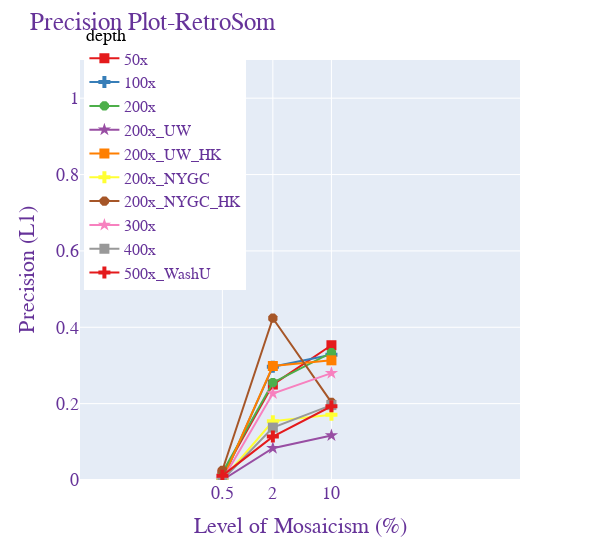
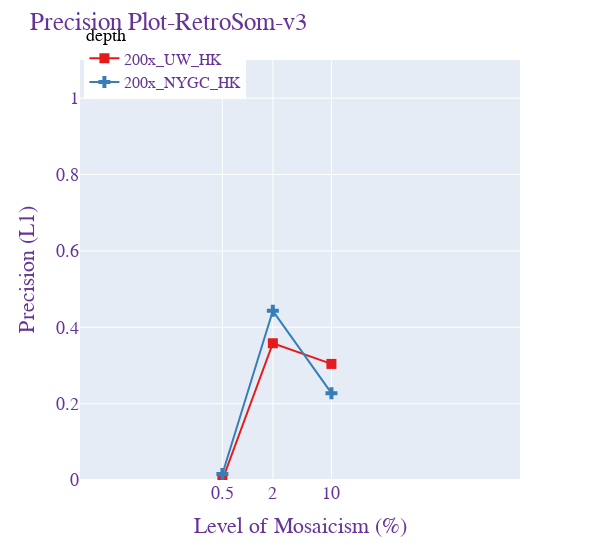

Write notebook code for charts like these, in order.
### Code cell
for tool, teClass in figureCombinations:
    temp_result = resultDF[(resultDF['toolName'] == tool) & (resultDF['teClass'] == teClass) & (resultDF['windowSize'] == windowSize) ]
    create_line_plot(temp_result, 'vaf', 'precision', vafs, "depth", "Level of Mosaicism (%)", f"Precision ({teClass})", f"Precision Plot-{tool}")

### Figure 1 — Plotly figure (JSON) as saved in the notebook; plotly's stock layout.template omitted (floating-point values rounded to 4 significant figures)
{"data": [{"hovertemplate": "depth=50x<br>vaf=%{x}<br>precision=%{y}<extra></extra>", "legendgroup": "50x", "line": {"color": "rgb(228,26,28)", "dash": "solid"}, "marker": {"size": 10, "symbol": 1}, "mode": "lines+markers", "name": "50x", "orientation": "v", "showlegend": true, "type": "scatter", "x": [0.5, 2, 10], "xaxis": "x", "y": [0.01471, 0.25, 0.3529], "yaxis": "y"}, {"hovertemplate": "depth=100x<br>vaf=%{x}<br>precision=%{y}<extra></extra>", "legendgroup": "100x", "line": {"color": "rgb(55,126,184)", "dash": "solid"}, "marker": {"size": 10, "symbol": 3}, "mode": "lines+markers", "name": "100x", "orientation": "v", "showlegend": true, "type": "scatter", "x": [0.5, 2, 10], "xaxis": "x", "y": [0, 0.2969, 0.3281], "yaxis": "y"}, {"hovertemplate": "depth=200x<br>vaf=%{x}<br>precision=%{y}<extra></extra>", "legendgroup": "200x", "line": {"color": "rgb(77,175,74)", "dash": "solid"}, "marker": {"size": 10, "symbol": 16}, "mode": "lines+markers", "name": "200x", "orientation": "v", "showlegend": true, "type": "scatter", "x": [0.5, 2, 10], "xaxis": "x", "y": [0.01961, 0.2549, 0.3333], "yaxis": "y"}, {"hovertemplate": "depth=200x_UW<br>vaf=%{x}<br>precision=%{y}<extra></extra>", "legendgroup": "200x_UW", "line": {"color": "rgb(152,78,163)", "dash": "solid"}, "marker": {"size": 10, "symbol": 17}, "mode": "lines+markers", "name": "200x_UW", "orientation": "v", "showlegend": true, "type": "scatter", "x": [0.5, 2, 10], "xaxis": "x", "y": [0, 0.08333, 0.1167], "yaxis": "y"}, {"hovertemplate": "depth=200x_UW_HK<br>vaf=%{x}<br>precision=%{y}<extra></extra>", "legendgroup": "200x_UW_HK", "line": {"color": "rgb(255,127,0)", "dash": "solid"}, "marker": {"size": 10, "symbol": 1}, "mode": "lines+markers", "name": "200x_UW_HK", "orientation": "v", "showlegend": true, "type": "scatter", "x": [0.5, 2, 10], "xaxis": "x", "y": [0, 0.2985, 0.3134], "yaxis": "y"}, {"hovertemplate": "depth=200x_NYGC<br>vaf=%{x}<br>precision=%{y}<extra></extra>", "legendgroup": "200x_NYGC", "line": {"color": "rgb(255,255,51)", "dash": "solid"}, "marker": {"size": 10, "symbol": 3}, "mode": "lines+markers", "name": "200x_NYGC", "orientation": "v", "showlegend": true, "type": "scatter", "x": [0.5, 2, 10], "xaxis": "x", "y": [0, 0.1538, 0.1709], "yaxis": "y"}, {"hovertemplate": "depth=200x_NYGC_HK<br>vaf=%{x}<br>precision=%{y}<extra></extra>", "legendgroup": "200x_NYGC_HK", "line": {"color": "rgb(166,86,40)", "dash": "solid"}, "marker": {"size": 10, "symbol": 16}, "mode": "lines+markers", "name": "200x_NYGC_HK", "orientation": "v", "showlegend": true, "type": "scatter", "x": [0.5, 2, 10], "xaxis": "x", "y": [0.02542, 0.4237, 0.2034], "yaxis": "y"}, {"hovertemplate": "depth=300x<br>vaf=%{x}<br>precision=%{y}<extra></extra>", "legendgroup": "300x", "line": {"color": "rgb(247,129,191)", "dash": "solid"}, "marker": {"size": 10, "symbol": 17}, "mode": "lines+markers", "name": "300x", "orientation": "v", "showlegend": true, "type": "scatter", "x": [0.5, 2, 10], "xaxis": "x", "y": [0, 0.2267, 0.28], "yaxis": "y"}, {"hovertemplate": "depth=400x<br>vaf=%{x}<br>precision=%{y}<extra></extra>", "legendgroup": "400x", "line": {"color": "rgb(153,153,153)", "dash": "solid"}, "marker": {"size": 10, "symbol": 1}, "mode": "lines+markers", "name": "400x", "orientation": "v", "showlegend": true, "type": "scatter", "x": [0.5, 2, 10], "xaxis": "x", "y": [0, 0.1373, 0.1961], "yaxis": "y"}, {"hovertemplate": "depth=500x_WashU<br>vaf=%{x}<br>precision=%{y}<extra></extra>", "legendgroup": "500x_WashU", "line": {"color": "rgb(228,26,28)", "dash": "solid"}, "marker": {"size": 10, "symbol": 3}, "mode": "lines+markers", "name": "500x_WashU", "orientation": "v", "showlegend": true, "type": "scatter", "x": [0.5, 2, 10], "xaxis": "x", "y": [0.01136, 0.1136, 0.1932], "yaxis": "y"}], "layout": {"font": {"color": "RebeccaPurple", "family": "Arial, sans-serif", "size": 18}, "legend": {"font": {"size": 16}, "orientation": "v", "title": {"font": {"color": "black", "size": 18}, "text": "depth"}, "tracegroupgap": 0, "traceorder": "normal", "x": 0.01, "y": 1.1}, "margin": {"t": 60}, "title": {"text": "Precision Plot-RetroSom"}, "width": 600, "xaxis": {"anchor": "y", "domain": [0, 1], "range": [-2, 3.25], "tickvals": [0.5, 2, 10], "title": {"text": "Level of Mosaicism (%)"}, "type": "log"}, "yaxis": {"anchor": "x", "domain": [0, 1], "range": [0, 1.1], "tickvals": [0, 0.2, 0.4, 0.6, 0.8, 1], "title": {"text": "Precision (L1)"}}}}

### Figure 2 — Plotly figure (JSON) as saved in the notebook; plotly's stock layout.template omitted (floating-point values rounded to 4 significant figures)
{"data": [{"hovertemplate": "depth=200x_UW_HK<br>vaf=%{x}<br>precision=%{y}<extra></extra>", "legendgroup": "200x_UW_HK", "line": {"color": "rgb(228,26,28)", "dash": "solid"}, "marker": {"size": 10, "symbol": 1}, "mode": "lines+markers", "name": "200x_UW_HK", "orientation": "v", "showlegend": true, "type": "scatter", "x": [0.5, 2, 10], "xaxis": "x", "y": [0, 0.3581, 0.3041], "yaxis": "y"}, {"hovertemplate": "depth=200x_NYGC_HK<br>vaf=%{x}<br>precision=%{y}<extra></extra>", "legendgroup": "200x_NYGC_HK", "line": {"color": "rgb(55,126,184)", "dash": "solid"}, "marker": {"size": 10, "symbol": 3}, "mode": "lines+markers", "name": "200x_NYGC_HK", "orientation": "v", "showlegend": true, "type": "scatter", "x": [0.5, 2, 10], "xaxis": "x", "y": [0.01569, 0.4431, 0.2275], "yaxis": "y"}], "layout": {"font": {"color": "RebeccaPurple", "family": "Arial, sans-serif", "size": 18}, "legend": {"font": {"size": 16}, "orientation": "v", "title": {"font": {"color": "black", "size": 18}, "text": "depth"}, "tracegroupgap": 0, "traceorder": "normal", "x": 0.01, "y": 1.1}, "margin": {"t": 60}, "title": {"text": "Precision Plot-RetroSom-v3"}, "width": 600, "xaxis": {"anchor": "y", "domain": [0, 1], "range": [-2, 3.25], "tickvals": [0.5, 2, 10], "title": {"text": "Level of Mosaicism (%)"}, "type": "log"}, "yaxis": {"anchor": "x", "domain": [0, 1], "range": [0, 1.1], "tickvals": [0, 0.2, 0.4, 0.6, 0.8, 1], "title": {"text": "Precision (L1)"}}}}
